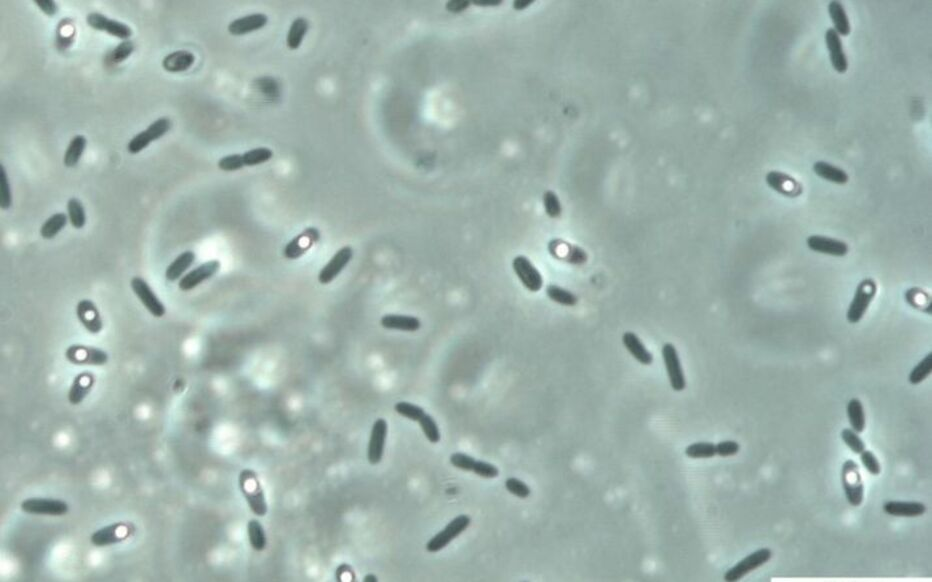
#> input picture data/bacteries/bact.jpg, 932 x 582 px
$ python Bact.py
#> lines starting #> are read from the running program, lines starting #| are printed output that depends on the picture; after the words box and inside, x2 and y2 are one past the last pixel; in counts of white or black regions, pixels touching at a corner belong together
import numpy as np
import matplotlib.pyplot as plt
import scipy.ndimage as ndi

plt.subplot(2, 3, 1)
img = plt.imread("bact.jpg")[:, :, 0].copy()
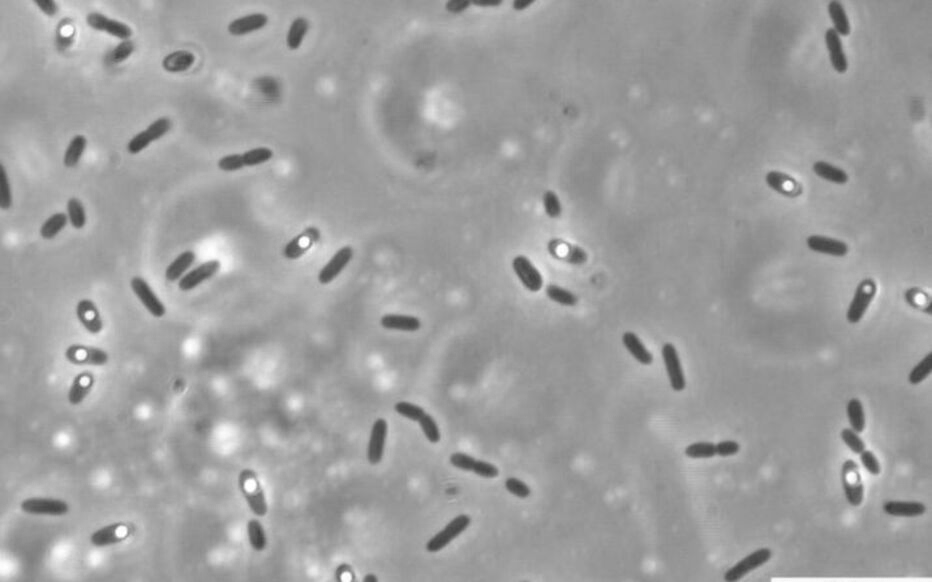
#> img: shape (582, 932); min 59, max 255, mean 159
# img = plt.imread("bact.jpg").mean(axis=2)
plt.title("Image initiale")
plt.imshow(img, cmap="gray")

plt.subplot(2, 3, 4)
plt.title("Histogramme des niveaux de gris de l'image")
plt.hist(img.ravel(), bins=256)

plt.subplot(2, 3, 2)
plt.title("Seuillage de l'image")
threshold = 130
img = np.where(img < threshold, 255, 0)
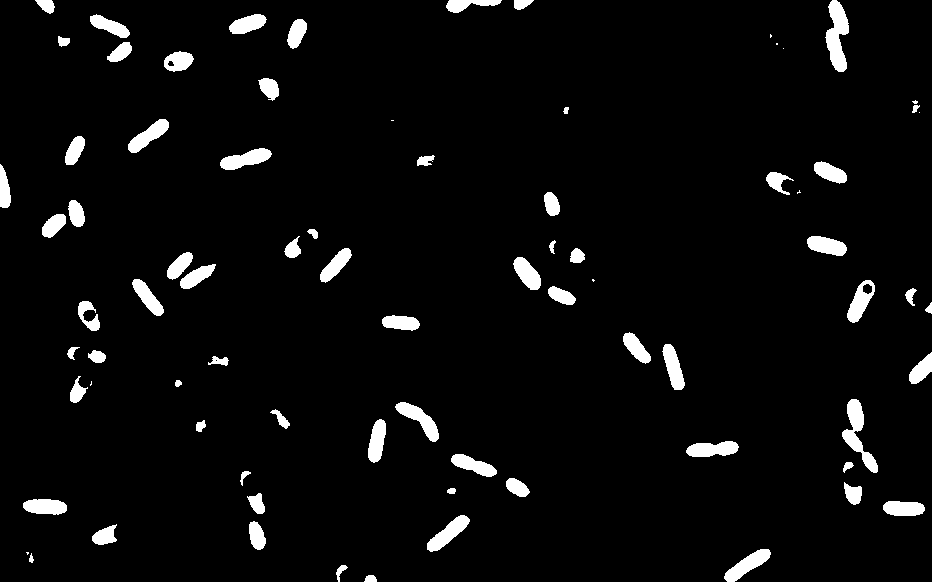
#> img: shape (582, 932) int64; 4.4% white; 79 white regions (10 under 20 px), largest, box (x1, y1, x2, y2) and area: (825, 0, 849, 72) 1041, (842, 399, 878, 473) 932, (395, 402, 439, 442) 667
plt.imshow(img, cmap="gray")

# [5 lines of commented-out code are left out]

plt.subplot(2, 3, 3)
plt.title("Erosion suivie d'une dilation")
img = ndi.binary_opening(img, iterations=4)
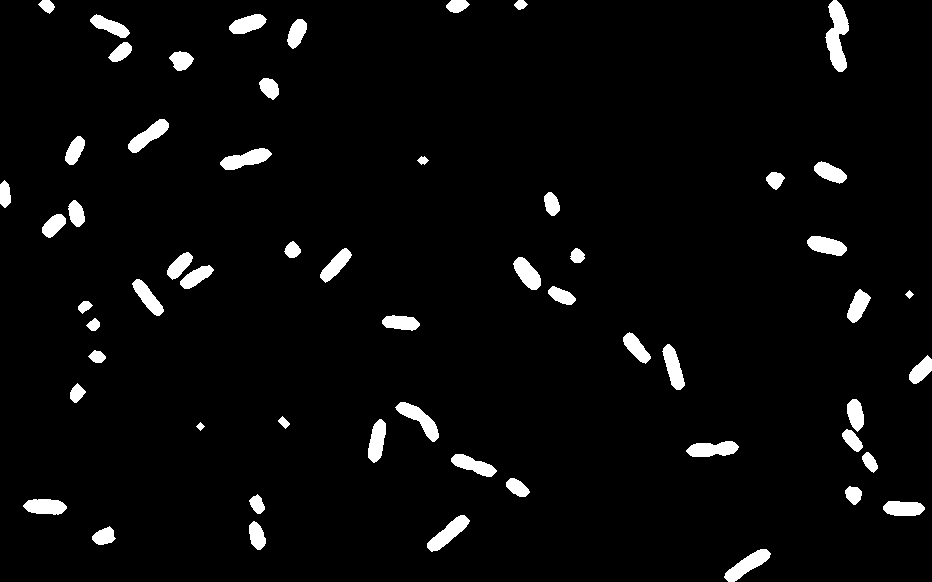
#> img: shape (582, 932) bool; 3.8% white; 57 white regions, largest, box (x1, y1, x2, y2) and area: (825, 0, 849, 72) 1021, (724, 549, 771, 582) 655, (395, 402, 439, 442) 650
plt.imshow(img, cmap="gray")

plt.subplot(2, 3, 5)
plt.title("Labélisation de l'image")
labeled_image, label_count = ndi.label(img)
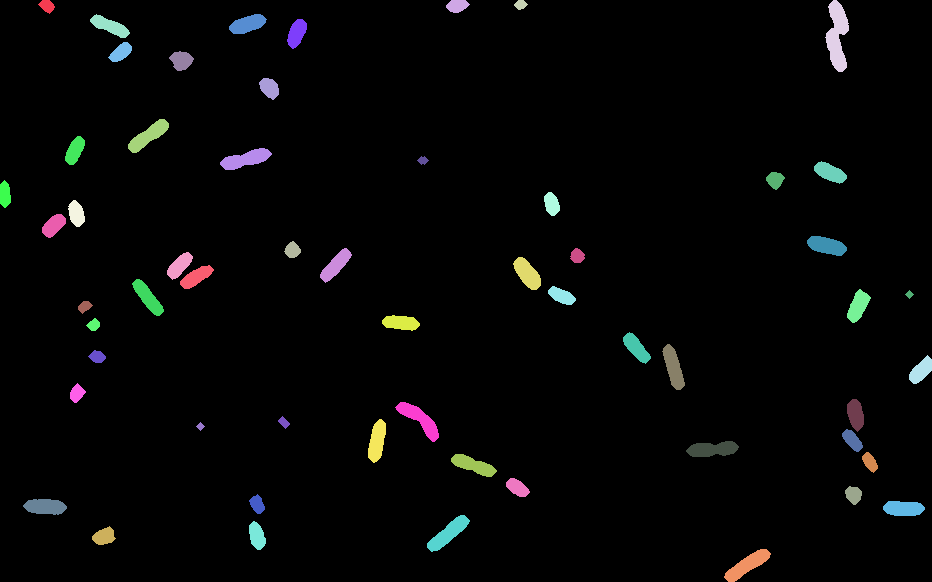
#> labeled_image: shape (582, 932) int32; 58 distinct labels, from 0 to 57; one colour per label, 0 black
#> label_count = 57
plt.imshow(labeled_image, cmap="coolwarm")
print(label_count)
#| 57

plt.subplot(2, 3, 6)
plt.title("Distribution de la taille des bactéries")
# img2 = img.copy()
# img2[img == 255] = 1       # Sum_labels somme les valeurs des pixels
#
# pour chaque label considéré
sizes = ndi.sum_labels(img, labeled_image, range(1, label_count + 1))
#> sizes = 57 values, max 1021 at index 3, min 41 at index 30, mean 366.1
sizes.sort()
plt.scatter(range(label_count), sizes)

plt.tight_layout()
plt.get_current_fig_manager().window.showMaximized()
plt.show()
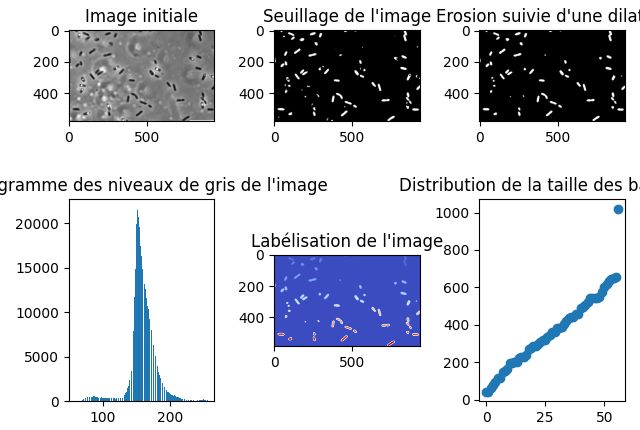
#> figure drawn by matplotlib, 6 panels; panel 2: tallest bar 21600 high, from x = 151.6 to 152.4
